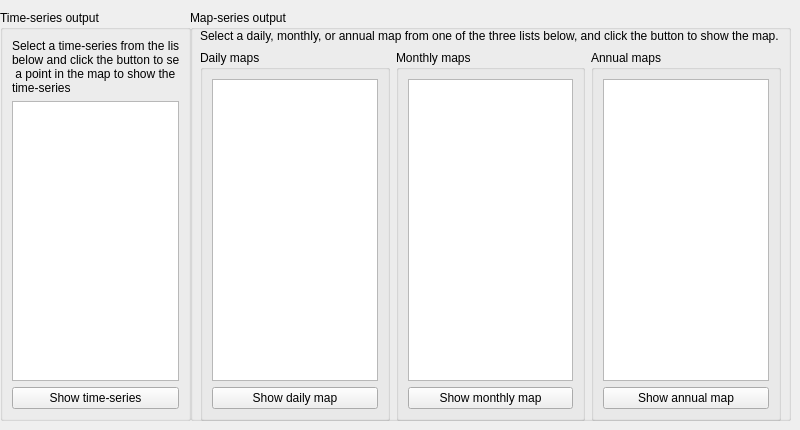
     <widget class="QWidget" name="visualizeTab">
      <attribute name="title">
       <string>Visualize results</string>
      </attribute>
      <widget class="QGroupBox" name="groupBox_34">
       <property name="geometry">
        <rect>
         <x>0</x>
         <y>10</y>
         <width>191</width>
         <height>411</height>
        </rect>
       </property>
       <property name="title">
        <string>Time-series output</string>
       </property>
       <layout class="QVBoxLayout" name="verticalLayout_30">
        <item>
         <widget class="QLabel" name="label_6">
          <property name="text">
           <string>Select a time-series from the list
below and click the button to select
 a point in the map to show the
time-series</string>
          </property>
         </widget>
        </item>
        <item>
         <widget class="QListWidget" name="timeSeriesListWidget"/>
        </item>
        <item>
         <widget class="QPushButton" name="showTimeSeriesButton">
          <property name="text">
           <string>Show time-series</string>
          </property>
         </widget>
        </item>
       </layout>
      </widget>
      <widget class="QGroupBox" name="groupBox_35">
       <property name="geometry">
        <rect>
         <x>190</x>
         <y>10</y>
         <width>601</width>
         <height>411</height>
        </rect>
       </property>
       <property name="title">
        <string>Map-series output</string>
       </property>
       <widget class="QWidget" name="horizontalLayoutWidget_6">
        <property name="geometry">
         <rect>
          <x>10</x>
          <y>40</y>
          <width>581</width>
          <height>371</height>
         </rect>
        </property>
        <layout class="QHBoxLayout" name="horizontalLayout_105">
         <item>
          <widget class="QGroupBox" name="groupBox_36">
           <property name="title">
            <string>Daily maps</string>
           </property>
           <layout class="QVBoxLayout" name="verticalLayout_31">
            <item>
             <widget class="QListWidget" name="dMapSeriesListWidget"/>
            </item>
            <item>
             <widget class="QPushButton" name="showDMapSeriesButton">
              <property name="text">
               <string>Show daily map</string>
              </property>
             </widget>
            </item>
           </layout>
          </widget>
         </item>
         <item>
          <widget class="QGroupBox" name="groupBox_37">
           <property name="title">
            <string>Monthly maps</string>
           </property>
           <layout class="QVBoxLayout" name="verticalLayout_32">
            <item>
             <widget class="QListWidget" name="mMapSeriesListWidget"/>
            </item>
            <item>
             <widget class="QPushButton" name="showMMapSeriesButton">
              <property name="text">
               <string>Show monthly map</string>
              </property>
             </widget>
            </item>
           </layout>
          </widget>
         </item>
         <item>
          <widget class="QGroupBox" name="groupBox_38">
           <property name="title">
            <string>Annual maps</string>
           </property>
           <layout class="QVBoxLayout" name="verticalLayout_33">
            <item>
             <widget class="QListWidget" name="yMapSeriesListWidget"/>
            </item>
            <item>
             <widget class="QPushButton" name="showYMapSeriesButton">
              <property name="text">
               <string>Show annual map</string>
              </property>
             </widget>
            </item>
           </layout>
          </widget>
         </item>
        </layout>
       </widget>
       <widget class="QLabel" name="label_7">
        <property name="geometry">
         <rect>
          <x>10</x>
          <y>10</y>
          <width>581</width>
          <height>31</height>
         </rect>
        </property>
        <property name="text">
         <string>Select a daily, monthly, or annual map from one of the three lists below, and click the button to show the map.</string>
        </property>
       </widget>
      </widget>
     </widget>
